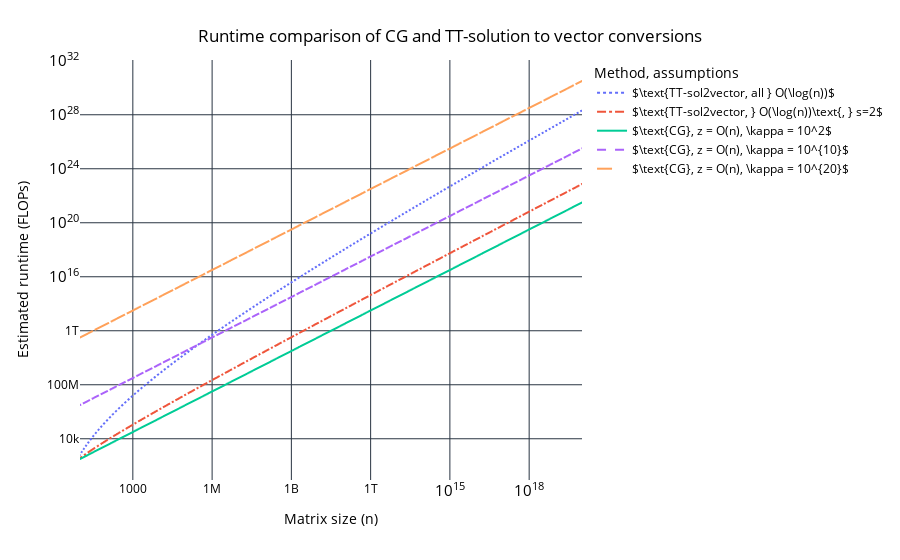

Source (notebook cell):
### Code cell
fig = px.line(melted_df, x="x", y="value", color="variable", line_dash='variable', 
              line_dash_map=line_styles,
              log_y=True, log_x=True,
                  labels={
                      "x": "Matrix size (n)",
                      "value": "Estimated runtime (FLOPs)",
                      "variable": "Method, assumptions",
                  })
fig.update_layout(
        title={
            'text': "Runtime comparison of CG and TT-solution to vector conversions",
            'x': 0.5,
            'xanchor': 'center',
            'yanchor': 'top'
        },
        plot_bgcolor='white',  # Plot area background color
        paper_bgcolor='white',  # Entire figure background color
        font=dict(color='black'),  # Font color
    )
fig.show()
pio.write_image(fig, "plots/tt2vec_conversion_vs_cg_runtime_estimates.pdf", scale=1, width=800, height=500)

### Figure 1 — Plotly figure (JSON) as saved in the notebook; plotly's stock layout.template omitted (floating-point values rounded to 4 significant figures; data arrays with more than 128 entries replaced by an {"elided": "..."} marker saying what was removed)
{"data": [{"hovertemplate": "Method, assumptions=$\\text{TT-sol2vector, all } O(\\log(n))$<br>Matrix size (n)=%{x}<br>Estimated runtime (FLOPs)=%{y}<extra></extra>", "legendgroup": "$\\text{TT-sol2vector, all } O(\\log(n))$", "line": {"color": "#636efa", "dash": "dot"}, "marker": {"symbol": "circle"}, "mode": "lines", "name": "$\\text{TT-sol2vector, all } O(\\log(n))$", "showlegend": true, "x": {"elided": "1000 float values"}, "xaxis": "x", "y": {"elided": "1000 float values"}, "yaxis": "y", "type": "scattergl"}, {"hovertemplate": "Method, assumptions=$\\text{TT-sol2vector, } O(\\log(n))\\text{, } s=2$<br>Matrix size (n)=%{x}<br>Estimated runtime (FLOPs)=%{y}<extra></extra>", "legendgroup": "$\\text{TT-sol2vector, } O(\\log(n))\\text{, } s=2$", "line": {"color": "#EF553B", "dash": "dashdot"}, "marker": {"symbol": "circle"}, "mode": "lines", "name": "$\\text{TT-sol2vector, } O(\\log(n))\\text{, } s=2$", "showlegend": true, "x": {"elided": "1000 float values"}, "xaxis": "x", "y": {"elided": "1000 float values"}, "yaxis": "y", "type": "scattergl"}, {"hovertemplate": "Method, assumptions=$\\text{CG}, z = O(n), \\kappa = 10^2$<br>Matrix size (n)=%{x}<br>Estimated runtime (FLOPs)=%{y}<extra></extra>", "legendgroup": "$\\text{CG}, z = O(n), \\kappa = 10^2$", "line": {"color": "#00cc96", "dash": "solid"}, "marker": {"symbol": "circle"}, "mode": "lines", "name": "$\\text{CG}, z = O(n), \\kappa = 10^2$", "showlegend": true, "x": {"elided": "1000 float values"}, "xaxis": "x", "y": {"elided": "1000 float values"}, "yaxis": "y", "type": "scattergl"}, {"hovertemplate": "Method, assumptions=$\\text{CG}, z = O(n), \\kappa = 10^{10}$<br>Matrix size (n)=%{x}<br>Estimated runtime (FLOPs)=%{y}<extra></extra>", "legendgroup": "$\\text{CG}, z = O(n), \\kappa = 10^{10}$", "line": {"color": "#ab63fa", "dash": "dash"}, "marker": {"symbol": "circle"}, "mode": "lines", "name": "$\\text{CG}, z = O(n), \\kappa = 10^{10}$", "showlegend": true, "x": {"elided": "1000 float values"}, "xaxis": "x", "y": {"elided": "1000 float values"}, "yaxis": "y", "type": "scattergl"}, {"hovertemplate": "Method, assumptions=$\\text{CG}, z = O(n), \\kappa = 10^{20}$<br>Matrix size (n)=%{x}<br>Estimated runtime (FLOPs)=%{y}<extra></extra>", "legendgroup": "$\\text{CG}, z = O(n), \\kappa = 10^{20}$", "line": {"color": "#FFA15A", "dash": "longdash"}, "marker": {"symbol": "circle"}, "mode": "lines", "name": "$\\text{CG}, z = O(n), \\kappa = 10^{20}$", "showlegend": true, "x": {"elided": "1000 float values"}, "xaxis": "x", "y": {"elided": "1000 float values"}, "yaxis": "y", "type": "scattergl"}], "layout": {"xaxis": {"anchor": "y", "domain": [0.0, 1.0], "title": {"text": "Matrix size (n)"}, "type": "log"}, "yaxis": {"anchor": "x", "domain": [0.0, 1.0], "title": {"text": "Estimated runtime (FLOPs)"}, "type": "log"}, "legend": {"title": {"text": "Method, assumptions"}, "tracegroupgap": 0}, "margin": {"t": 60}, "title": {"text": "Runtime comparison of CG and TT-solution to vector conversions", "x": 0.5, "xanchor": "center", "yanchor": "top"}, "font": {"color": "black"}, "plot_bgcolor": "white", "paper_bgcolor": "white"}}
